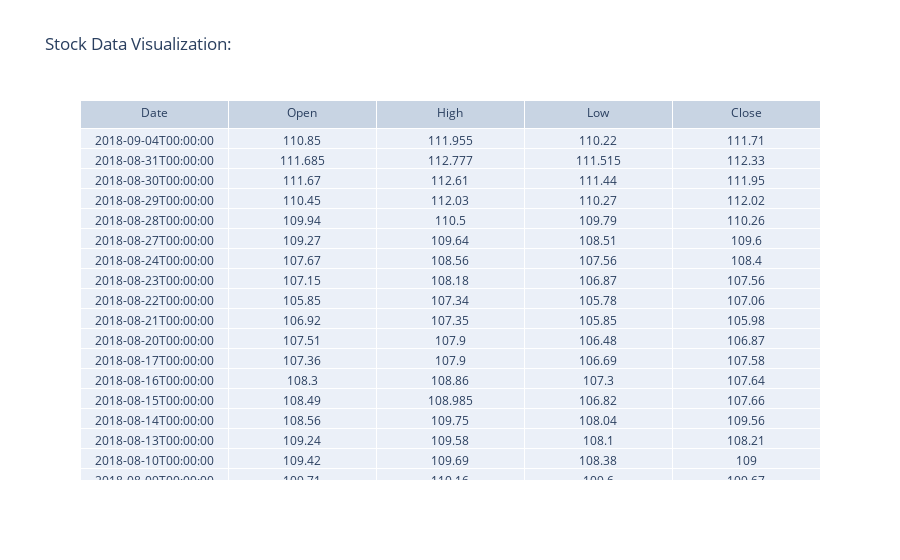

Notebook source saved alongside this figure:
### Code cell
import plotly.graph_objects as go

# Define table labels excluding 'Last'
labels = ['Date', 'Open', 'High', 'Low', 'Close']

# Create a Plotly table figure without 'Last'
fig = go.Figure(data=[go.Table(
    header=dict(values=labels),
    cells=dict(values=[tbl.Date, tbl.Open, tbl.High, tbl.Low, tbl.Close])
)])
fig.update_layout(
    title='Stock Data Visualization:'
)
fig.show()

### Figure 1 — Plotly figure (JSON) as saved in the notebook; plotly's stock layout.template omitted (floating-point values rounded to 4 significant figures; data arrays with more than 128 entries replaced by an {"elided": "..."} marker saying what was removed)
{"data": [{"cells": {"values": {"elided": "5x2518 mixed values"}}, "header": {"values": ["Date", "Open", "High", "Low", "Close"]}, "type": "table"}], "layout": {"autosize": true, "title": {"text": "Stock Data Visualization:"}}}
